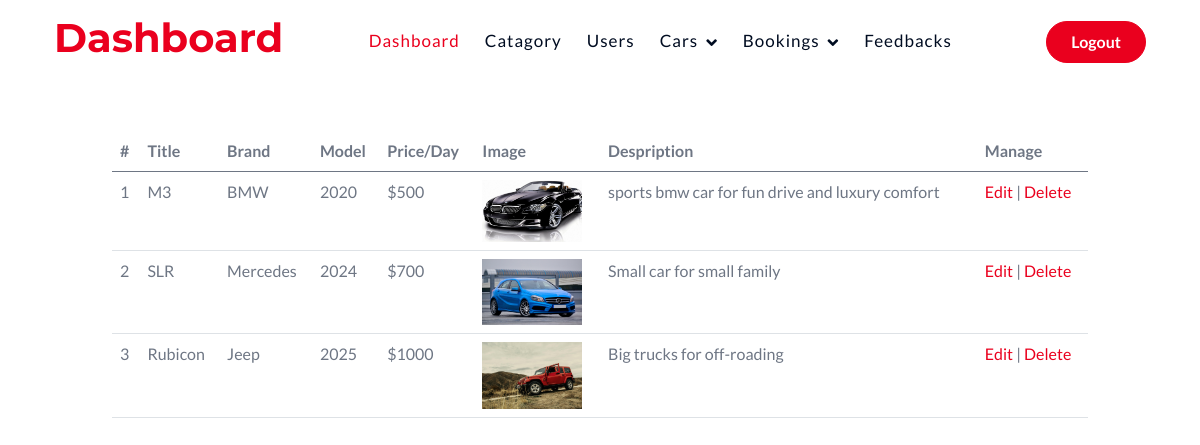
/manageCars.php (signed in), run on the app's committed database.
### tables this page shows
CREATE TABLE `cars` (
  `id` int(11) NOT NULL,
  `cat_id` int(20) NOT NULL,
  `title` varchar(20) NOT NULL,
  `brand` varchar(20) NOT NULL,
  `model` int(20) NOT NULL,
  `price_per_day` int(20) NOT NULL,
  `image_url` varchar(100) NOT NULL,
  `description` varchar(100) NOT NULL,
  `status` varchar(20) NOT NULL DEFAULT 'active',
  `created_at` timestamp NOT NULL DEFAULT current_timestamp()
);

### manageCars.php (the view, shortened to what this page needs)
<?php
include("adminHeader.php");
include("config.php");
?>
<div class="container-fluid">
    <div class="row justify-content-center my-5">
        <div class="col-10">
            <?php
            $data = mysqli_query($conn, "SELECT * FROM `cars`");
            if (mysqli_num_rows($data) > 0) {
            ?>
                <table class="table">
                    <thead>
                        <tr>
                            <th scope="col">#</th>
                            <th scope="col">Title</th>
                            <th scope="col">Brand</th>
                            <th scope="col">Model</th>
                            <th scope="col">Price/Day</th>
                            <th scope="col">Image</th>
                            <th scope="col">Despription</th>
                            <th scope="col">Manage</th>
                        </tr>
                    </thead>
                    <tbody>
                        <?php
                        $num = 1;
                        while ($row = mysqli_fetch_assoc($data)) {
                        ?>
                            <tr>
                                <td scope="row"><?php echo $num; ?></td>
                                <td><?php echo $row['title']; ?></td>
                                <td><?php echo $row['brand']; ?></td>
                                <td><?php echo $row['model']; ?></td>
                                <td><?php echo "$" . $row['price_per_day']; ?></td>
                                <td><img src="img/<?php echo $row['image_url']; ?>" alt="" width="100px"></td>
                                <td><?php echo $row['description']; ?></td>
                                <td><a href="editCar.php?id=<?php echo $row['id']; ?>">Edit</a> | <a href="deleteCar.php?id=<?php echo $row['id']; ?>">Delete</a></td>
                            </tr>
                        <?php
                            $num++;
                        }
                        ?>
                    </tbody>
                </table>
            <?php
            } else {
                echo '<div class="col-4 my-5 alert alert-danger" role="alert">No Record Found!</div>';
            }
            ?>
        </div>
    </div>
</div>
<?php
include("adminFooter.php");
?>

### data on the page
cars: title "M3", brand "BMW", model "2020", price_per_day "500", image_url (picture), description "sports bmw car for fun drive and luxury comfort"
cars: title "SLR", brand "Mercedes", model "2024", price_per_day "700", image_url (picture), description "Small car for small family"
cars: title "Rubicon", brand "Jeep", model "2025", price_per_day "1000", image_url (picture), description "Big trucks for off-roading"
